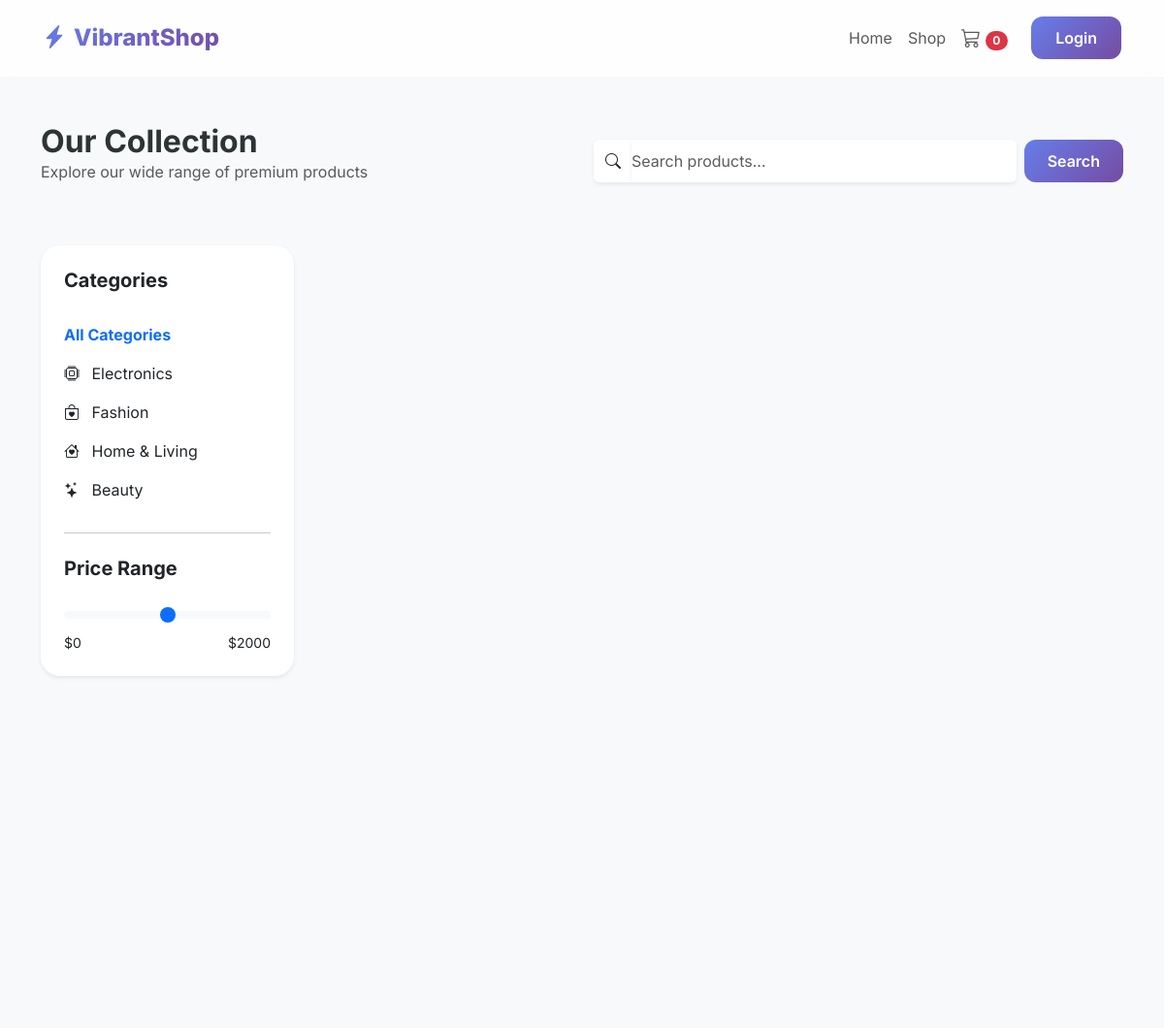
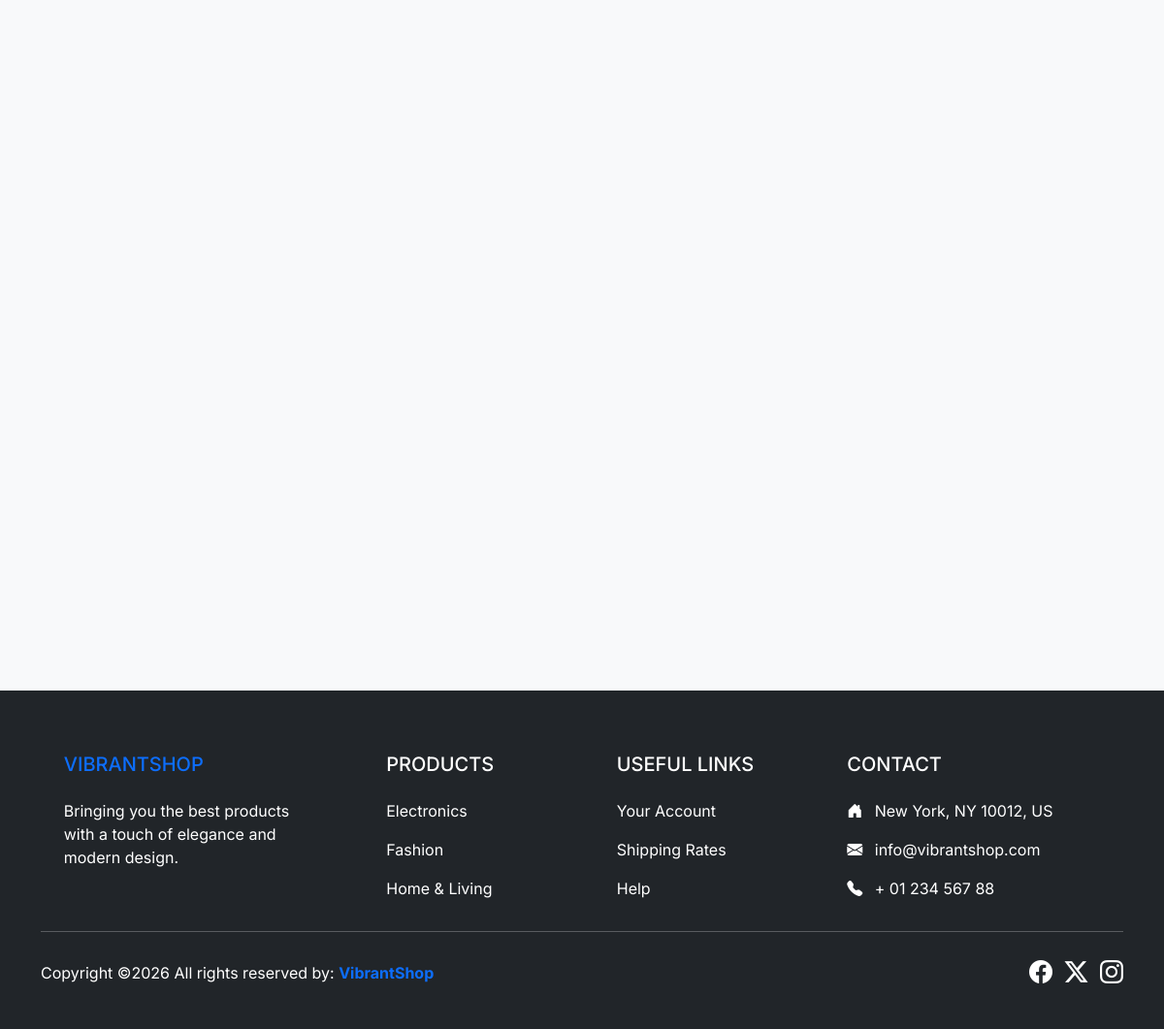
/products.php, run on the app's committed database (2 pictures, top to bottom).
### tables this page shows
CREATE TABLE IF NOT EXISTS categories (
    id INT AUTO_INCREMENT PRIMARY KEY,
    name VARCHAR(100) NOT NULL,
    icon VARCHAR(50)  
);

### products.php (the view, shortened to what this page needs)
<?php
require_once 'includes/db_connect.php';
require_once 'includes/header.php';
$cat_query = "SELECT * FROM categories";
$cat_result = mysqli_query($conn, $cat_query);
$search = isset($_GET['search']) ? mysqli_real_escape_string($conn, $_GET['search']) : '';
$category_filter = isset($_GET['category']) ? (int)$_GET['category'] : 0;
$where_sql = "";
$prod_query = "SELECT p.*, c.name as cat_name FROM products p JOIN categories c ON p.category_id = c.id $where_sql";
$prod_result = mysqli_query($conn, $prod_query);
?>
<div class="container py-5">
    <div class="row mb-5 align-items-center">
        <div class="col-md-6">
            <h1 class="fw-bold fs-2 mb-0">Our Collection</h1>
            <p class="text-muted">Explore our wide range of premium products</p>
        </div>
        <div class="col-md-6">
            <form action="products.php" method="GET" class="d-flex gap-2">
                <div class="input-group">
                    <span class="input-group-text bg-white border-0 shadow-sm"><i class="bi bi-search"></i></span>
                    <input type="text" name="search" class="form-control border-0 shadow-sm ps-0" placeholder="Search products..." value="<?php echo htmlspecialchars($search); ?>">
                </div>
                <button type="submit" class="btn btn-custom px-4">Search</button>
            </form>
        </div>
    </div>
    <div class="row">
        <div class="col-lg-3 mb-4">
            <div class="card border-0 shadow-sm p-4" style="border-radius: 20px;">
                <h5 class="fw-bold mb-4">Categories</h5>
                <div class="list-group list-group-flush">
                    <a href="products.php" class="list-group-item list-group-item-action border-0 px-0 <?php echo $category_filter == 0 ? 'fw-bold text-primary' : ''; ?>">
                        All Categories
                    </a>
                    <?php while($cat = mysqli_fetch_assoc($cat_result)): ?>
                        <a href="products.php?category=<?php echo $cat['id']; ?>&search=<?php echo urlencode($search); ?>" class="list-group-item list-group-item-action border-0 px-0 <?php echo $category_filter == $cat['id'] ? 'fw-bold text-primary' : ''; ?>">
                            <i class="bi <?php echo $cat['icon']; ?> me-2"></i> <?php echo $cat['name']; ?>
                        </a>
                    <?php endwhile; ?>
                </div>
                <hr class="my-4">
                <h5 class="fw-bold mb-4">Price Range</h5>
                <form>
                    <input type="range" class="form-range" min="0" max="2000" id="priceRange">
                    <div class="d-flex justify-content-between">
                        <span class="small">$0</span>
                        <span class="small">$2000</span>
                    </div>
                </form>
            </div>
        </div>
        <div class="col-lg-9">
            <div class="row g-4">
                <?php if(mysqli_num_rows($prod_result) > 0): ?>
                    <?php while($prod = mysqli_fetch_assoc($prod_result)): ?>
                    <div class="col-md-4">
                    </div>
                    <?php endwhile; ?>
                <?php endif; ?>
            </div>
        </div>
    </div>
</div>
<?php require_once 'includes/footer.php'; ?>

### assets/css/style.css (style rules this page uses)
:root { --primary-gradient: linear-gradient(135deg, #667eea 0%, #764ba2 100%); --secondary-gradient: linear-gradient(135deg, #ff9a9e 0%, #fecfef 99%, #fecfef 100%); --accent-color: #ff4e50; --dark-color: #2d3436; --light-color: #f8f9fa; --glass-bg: rgba(255, 255, 255, 0.8); --glass-border: rgba(255, 255, 255, 0.2); --shadow: 0 8px 32px 0 rgba(31, 38, 135, 0.15); }
body { font-family: 'Inter', sans-serif; background-color: var(--light-color); color: var(--dark-color); overflow-x: hidden; }
.btn-custom { background: var(--primary-gradient); color: white; border: none; border-radius: 12px; padding: 10px 25px; font-weight: 600; transition: all 0.3s ease; }

### data on the page
categories: name "Electronics"
categories: name "Fashion"
categories: name "Home & Living"
categories: name "Beauty"

### other printed values
SITE_NAME "VibrantShop"
SITE_NAME "VIBRANTSHOP"
